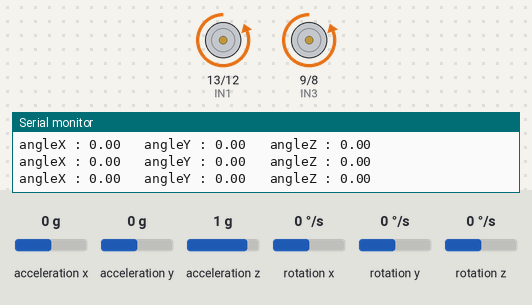
Simulated run of this sketch. Board: Arduino Uno, built with avr-gcc and run on an emulated ATmega328P. Parts: motor-driver pin pairs drawn as motors (green arrow = first pin HIGH = forward, orange = second pin HIGH = backward, longer = more drive, scaled by the enable pin), the last lines printed to the serial monitor. The inputs (shaded band) are chosen by the test bench; at power-on: acceleration y 0 g, acceleration x 0 g, acceleration z 1 g, rotation x 0 °/s, rotation y 0 °/s, rotation z 0 °/s.

Above: at 4.2 s.
4.3 s: acceleration y set to 0.2 g
At 4.8 s:
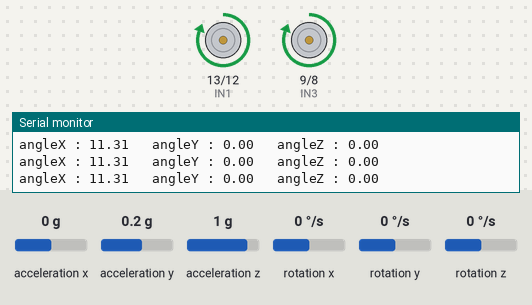
11.8 s: acceleration y set to -1.4 g
At 12.2 s:
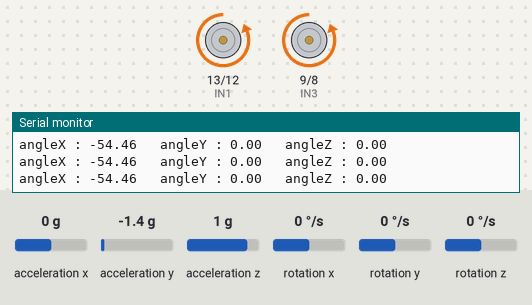
Timing chart, 0 to 14.3 s (numbered marks = the images above; inputs shaded):
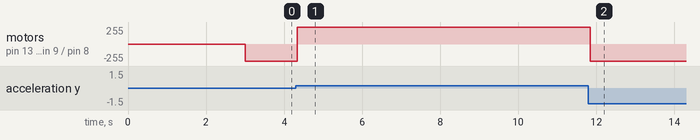

The sketch:

simple_MPU6050_MOTOR.ino
```cpp
//อันนี้แค่มากกว่า0 หรือ น้อยกว่า0 มอเตอร์แค่เปลี่ยนทิศทาง
#include <MPU6050_tockn.h>
#include <Wire.h>
#define IN1 13
#define IN2 12
#define ENA 11
#define ENB 10
#define IN3 9
#define IN4 8
MPU6050 mpu6050(Wire); // สร้างออบเจกต์ MPU6050

void setup() {
  Serial.begin(9600);
  Wire.begin(); // เริ่มการสื่อสาร I2C
  mpu6050.begin(); // เริ่มการทำงานของเซ็นเซอร์
  mpu6050.calcGyroOffsets(true); // ปรับเทียบค่า Gyroscope อัตโนมัติ
  pinMode(ENA, OUTPUT);
  pinMode(IN1, OUTPUT);
  pinMode(IN2, OUTPUT);
  pinMode(ENB, OUTPUT);
  pinMode(IN3, OUTPUT);
  pinMode(IN4, OUTPUT);
}

// เขียนโปรแกรมทดสอบการหมุนของมอเตอร์ เมื่อมุมเปลี่ยนไป
void loop() {
  mpu6050.update(); // อัปเดตค่าจากเซ็นเซอร์

  Serial.print("angleX : ");
  Serial.print(mpu6050.getAngleX()); // มุมรอบแกน X (Roll)
  Serial.print("\t angleY : ");
  Serial.print(mpu6050.getAngleY()); // มุมรอบแกน Y (Pitch)
  Serial.print("\t angleZ : ");
  Serial.println(mpu6050.getAngleZ()); // มุมรอบแกน Z (Yaw)

  if (mpu6050.getAngleX() > 0) { // ถ้ามุมเปลี่ยนไปมีค่ามุมมากกว่า 0
    digitalWrite(ENA, HIGH);
    digitalWrite(IN1, HIGH); // ให้มอเตอร์หมุน เพื่อเคลื่อนที่ไปข้างหน้า
    digitalWrite(IN2, LOW);
    digitalWrite(ENB, HIGH);
    digitalWrite(IN3, HIGH);
    digitalWrite(IN4, LOW);
  } else { // ถ้ามุมเปลี่ยนไปมีค่ามุมน้อยกว่า 0
    digitalWrite(ENA, HIGH);
    digitalWrite(IN1, LOW); // ให้มอเตอร์หมุน เพื่อเคลื่อนที่ไปข้างหลัง
    digitalWrite(IN2, HIGH);
    digitalWrite(ENB, HIGH);
    digitalWrite(IN3, LOW);
    digitalWrite(IN4, HIGH);
  }
  delay(10);
}
```

Measured:
- the behaviour switches between 0 and 0.1 g on acceleration y (found by bisection; images 0 and 1)
- after the input at 4.3 s, motor on pin 13 (IN1) / pin 12 (IN2), motor on pin 9 (IN3) / pin 8 (IN4): backward 255/255 → forward 255/255 at once
- after the input at 11.8 s, motor on pin 13 (IN1) / pin 12 (IN2), motor on pin 9 (IN3) / pin 8 (IN4): forward 255/255 → backward 255/255 after 0.05 s
